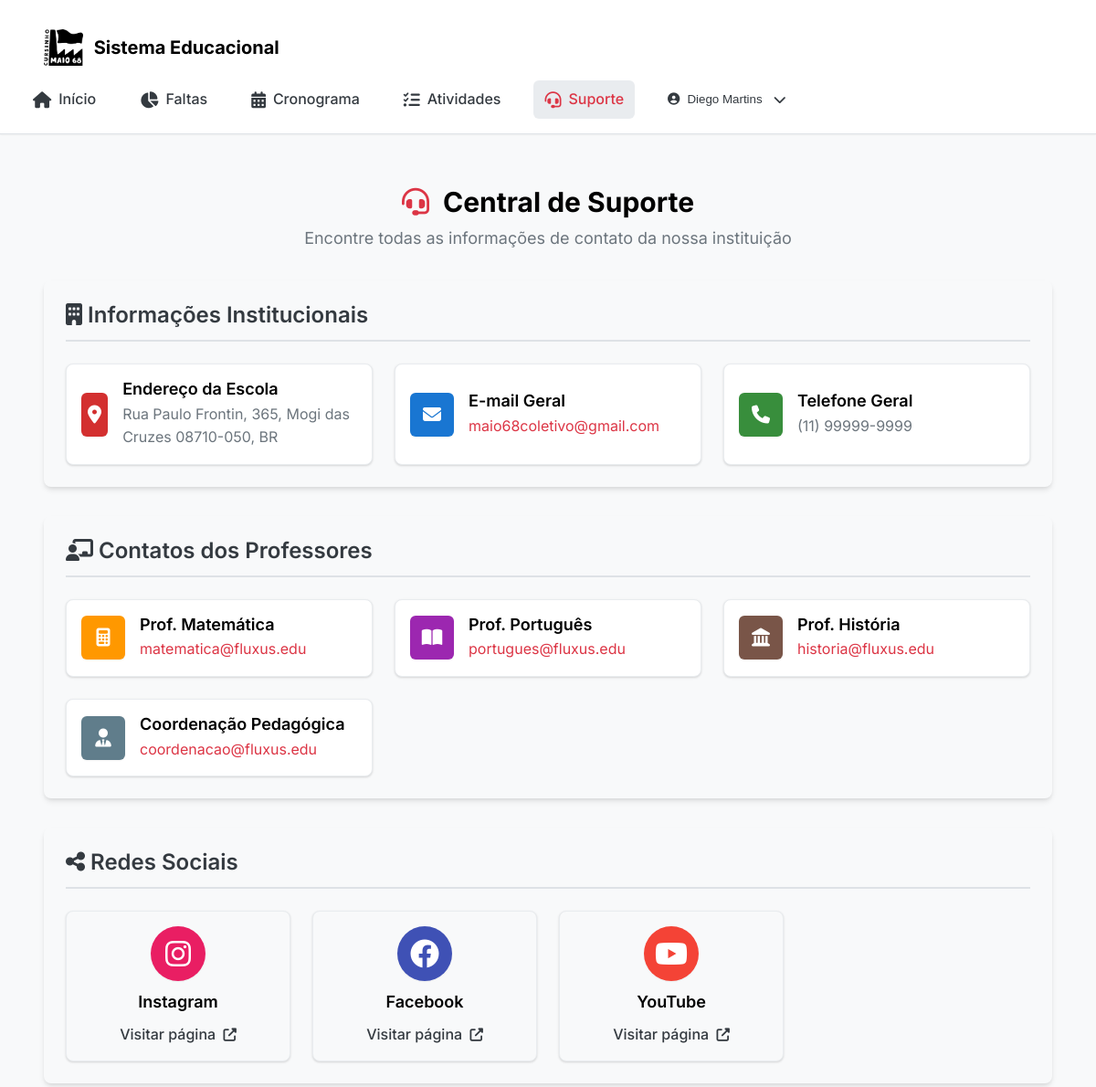
Screenshot of /pages/suporte.php (signed in) with the database file from the repository.
### tables this page shows
CREATE TABLE IF NOT EXISTS `contato_suporte` (
  `id` bigint(20) UNSIGNED NOT NULL AUTO_INCREMENT,
  `tipo` varchar(50) NOT NULL,
  `secao_exibicao` varchar(50) NOT NULL DEFAULT 'institucionais',
  `titulo` varchar(100) NOT NULL,
  `valor` varchar(255) NOT NULL,
  `icone` varchar(50) DEFAULT 'fas fa-info-circle',
  `cor` varchar(20) DEFAULT '#d32f2f',
  `ordem` int(11) DEFAULT 0,
  `ativo` smallint(6) DEFAULT 1,
  `criado_em` timestamp NOT NULL DEFAULT current_timestamp(),
  `atualizado_em` timestamp NOT NULL DEFAULT current_timestamp(),
  PRIMARY KEY (`id`),
  UNIQUE KEY `tipo` (`tipo`)
);

### pages/suporte.php (the view, shortened to what this page needs)
<?php
require_once '../includes/connection.php';
try {
    $stmt = $pdo->prepare("
        SELECT id, tipo, secao_exibicao, titulo, valor, icone, cor, ordem
        FROM contato_suporte
        WHERE ativo = 1
        ORDER BY ordem ASC, titulo ASC
    ");
    $stmt->execute();
    $contatos = $stmt->fetchAll(PDO::FETCH_ASSOC);
    $contatos_organizados = [
        'institucionais' => [],
        'professores' => [],
        'sociais' => []
    ];
    foreach ($contatos as $contato) {
        $secao = $contato['secao_exibicao'] ?? 'institucionais';
        if (isset($contatos_organizados[$secao])) {
            $contatos_organizados[$secao][] = $contato;
        } else {
            $contatos_organizados['institucionais'][] = $contato;
        }
    }
} catch (PDOException $e) {
    $contatos_organizados = [
        'institucionais' => [],
        'professores' => [],
        'sociais' => []
    ];
    $error_message = "Erro ao carregar contatos: " . $e->getMessage();
}
?>
<?php include '../includes/header.php'; ?>
<div class="main-content">
    <div class="suporte-container">
        <div class="page-header">
            <h1 class="page-title">
                <i class="fas fa-headset section-icon"></i>
                Central de Suporte
            </h1>
            <p class="page-subtitle">Encontre todas as informações de contato da nossa instituição</p>
        </div>
        <?php if (!empty($contatos_organizados['institucionais'])): ?>
        <div class="contacts-section">
            <h2 class="section-title">
                <i class="fas fa-building"></i>
                Informações Institucionais
            </h2>
            <div class="contacts-grid">
                <?php foreach ($contatos_organizados['institucionais'] as $contato): ?>
                <div class="contact-card" data-id="<?php echo $contato['id']; ?>">
                    <div class="contact-icon" style="background-color: <?php echo $contato['cor']; ?>">
                        <i class="<?php echo $contato['icone']; ?>"></i>
                    </div>
                    <div class="contact-info">
                        <h3><?php echo htmlspecialchars($contato['titulo']); ?></h3>
                        <p class="contact-value">
                            <?php if (filter_var($contato['valor'], FILTER_VALIDATE_EMAIL)): ?>
                                <a href="mailto:<?php echo $contato['valor']; ?>"><?php echo htmlspecialchars($contato['valor']); ?></a>
                            <?php elseif (strpos($contato['valor'], 'http') === 0): ?>
                                <a href="<?php echo $contato['valor']; ?>" target="_blank"><?php echo htmlspecialchars($contato['valor']); ?></a>
                            <?php else: ?>
                                <?php echo htmlspecialchars($contato['valor']); ?>
                            <?php endif; ?>
                        </p>
                    </div>
                </div>
                <?php endforeach; ?>
            </div>
        </div>
        <?php endif; ?>
        <?php if (!empty($contatos_organizados['professores'])): ?>
        <div class="contacts-section">
            <h2 class="section-title">
                <i class="fas fa-chalkboard-teacher"></i>
                Contatos dos Professores
            </h2>
            <div class="contacts-grid">
                <?php foreach ($contatos_organizados['professores'] as $contato): ?>
                <div class="contact-card" data-id="<?php echo $contato['id']; ?>">
                    <div class="contact-icon" style="background-color: <?php echo $contato['cor']; ?>">
                        <i class="<?php echo $contato['icone']; ?>"></i>
                    </div>
                    <div class="contact-info">
                        <h3><?php echo htmlspecialchars($contato['titulo']); ?></h3>
                        <p class="contact-value">
                            <?php if (filter_var($contato['valor'], FILTER_VALIDATE_EMAIL)): ?>
                                <a href="mailto:<?php echo $contato['valor']; ?>"><?php echo htmlspecialchars($contato['valor']); ?></a>
                            <?php else: ?>
                                <?php echo htmlspecialchars($contato['valor']); ?>
                            <?php endif; ?>
                        </p>
                    </div>
                </div>
                <?php endforeach; ?>
            </div>
        </div>
        <?php endif; ?>
        <?php if (!empty($contatos_organizados['sociais'])): ?>
        <div class="contacts-section">
            <h2 class="section-title">
                <i class="fas fa-share-alt"></i>
                Redes Sociais
            </h2>
            <div class="contacts-grid social-grid">
                <?php foreach ($contatos_organizados['sociais'] as $contato): ?>
                <div class="contact-card social-card" data-id="<?php echo $contato['id']; ?>">
                    <div class="contact-icon" style="background-color: <?php echo $contato['cor']; ?>">
                        <i class="<?php echo $contato['icone']; ?>"></i>
                    </div>
                    <div class="contact-info">
                        <h3><?php echo htmlspecialchars($contato['titulo']); ?></h3>
                        <a href="<?php echo $contato['valor']; ?>" target="_blank" class="social-link">
                            Visitar página
                            <i class="fas fa-external-link-alt"></i>
                        </a>
                    </div>
                </div>
                <?php endforeach; ?>
            </div>
        </div>
        <?php endif; ?>
    </div>
</div>

### css/modern.css (style rules this page uses)
:root { --primary-red: #DC3545; --primary-red-hover: #C82333; --primary-red-light: rgba(220, 53, 69, 0.1); --white: #FFFFFF; --gray-50: #F8F9FA; --gray-100: #E9ECEF; --gray-200: #DEE2E6; --gray-300: #CED4DA; --gray-400: #ADB5BD; --gray-500: #6C757D; --gray-600: #495057; --gray-700: #343A40; --gray-800: #212529; --gray-900: #000000; --success: #28A745; --warning: #FFC107; --danger: #DC3545; --info: #17A2B8; --font-family: 'Inter', -apple-system, BlinkMacSystemFont, 'Segoe UI', sans-serif; --font-size-xs: 0.75rem; --font-size-sm: 0.875rem; --font-size-base: 1rem; --font-size-lg: 1.125rem; --font-size-xl: 1.25rem; --font-size-2xl: 1.5rem; --font-size-3xl: 1.875rem; --font-size-4xl: 2.25rem; --spacing-1: 0.25rem; --spacing-2: 0.5rem; --spacing-3: 0.75rem; --spacing-4: 1rem; --spacing-5: 1.25rem; --spacing-6: 1.5rem; --spacing-8: 2rem; --spacing-10: 2.5rem; --spacing-12: 3rem; --spacing-16: 4rem; --spacing-20: 5rem; --border-radius-sm: 0.25rem; --border-radius: 0.375rem; --border-radius-lg: 0.5rem; --border-radius-xl: 0.75rem; --shadow-sm: 0 1px 2px 0 rgba(0, 0, 0, 0.05); --shadow: 0 1px 3px 0 rgba(0, 0, 0, 0.1), 0 1px 2px 0 rgba(0, 0, 0, 0.06); --shadow-md: 0 4px 6px -1px rgba(0, 0, 0, 0.1), 0 2px 4px -1px rgba(0, 0, 0, 0.06); --shadow-lg: 0 10px 15px -3px rgba(0, 0, 0, 0.1), 0 4px 6px -2px rgba(0, 0, 0, 0.05); --shadow-xl: 0 20px 25px -5px rgba(0, 0, 0, 0.1), 0 10px 10px -5px rgba(0, 0, 0, 0.04); --transition-fast: 150ms ease-in-out; --transition-normal: 300ms ease-in-out; --transition-slow: 500ms ease-in-out; }
* { box-sizing: border-box; margin: 0; padding: 0; }
html { font-size: 16px; line-height: 1.5; -webkit-font-smoothing: antialiased; -moz-osx-font-smoothing: grayscale; }
body { font-family: var(--font-family); font-size: var(--font-size-base); font-weight: 400; line-height: 1.6; color: var(--gray-800); background-color: var(--gray-50); min-height: 100vh; }
h1, h2, h3, h4, h5, h6 { font-weight: 600; line-height: 1.2; color: var(--gray-900); margin-bottom: var(--spacing-4); }
h1 { font-size: var(--font-size-4xl); }
h2 { font-size: var(--font-size-3xl); }
h3 { font-size: var(--font-size-2xl); }
p { margin-bottom: var(--spacing-4); color: var(--gray-600); }
a { color: var(--primary-red); text-decoration: none; transition: color var(--transition-fast); }

### css/header.css (style rules this page uses)
:root { --primary-red: #e74c3c; --secondary-blue: #3498db; --gray-100: #f8f9fa; --gray-200: #e9ecef; --gray-300: #dee2e6; --gray-400: #ced4da; --gray-500: #adb5bd; --gray-600: #6c757d; --gray-700: #495057; --gray-800: #343a40; --gray-900: #212529; --white: #ffffff; --success: #28a745; --danger: #dc3545; --warning: #ffc107; --info: #17a2b8; --spacing-1: 0.25rem; --spacing-2: 0.5rem; --spacing-3: 0.75rem; --spacing-4: 1rem; --spacing-5: 1.25rem; --spacing-6: 1.5rem; --spacing-8: 2rem; --spacing-10: 2.5rem; --spacing-12: 3rem; --font-size-xs: 0.75rem; --font-size-sm: 0.875rem; --font-size-base: 1rem; --font-size-lg: 1.125rem; --font-size-xl: 1.25rem; --font-size-2xl: 1.5rem; --font-size-3xl: 1.875rem; --font-size-4xl: 2.25rem; --border-radius: 0.25rem; --border-radius-lg: 0.5rem; --shadow-sm: 0 1px 2px 0 rgba(0, 0, 0, 0.05); --shadow-md: 0 4px 6px -1px rgba(0, 0, 0, 0.1), 0 2px 4px -1px rgba(0, 0, 0, 0.06); --shadow-lg: 0 10px 15px -3px rgba(0, 0, 0, 0.1), 0 4px 6px -2px rgba(0, 0, 0, 0.05); --transition-fast: 0.15s ease-in-out; --transition-normal: 0.3s ease-in-out; }
body { font-family: 'Inter', sans-serif; margin: 0; background-color: var(--gray-100); color: var(--gray-800); }
.main-content { max-width: 1400px; margin: 0 auto; padding: var(--spacing-6); }

### rows the page displays
contato_suporte: titulo "Endereço da Escola", valor "Rua Paulo Frontin, 365, Mogi das Cruzes 08710-050, BR"
contato_suporte: titulo "E-mail Geral", valor "maio68coletivo@gmail.com"
contato_suporte: titulo "Telefone Geral", valor "(11) 99999-9999"
contato_suporte: titulo "Prof. Matemática", valor "matematica@fluxus.edu"
contato_suporte: titulo "Prof. Português", valor "portugues@fluxus.edu"
contato_suporte: titulo "Prof. História", valor "historia@fluxus.edu"
contato_suporte: titulo "Coordenação Pedagógica", valor "coordenacao@fluxus.edu"
contato_suporte: titulo "Instagram"
contato_suporte: titulo "Facebook"
contato_suporte: titulo "YouTube"

### other values shown
$username "Diego Martins"
